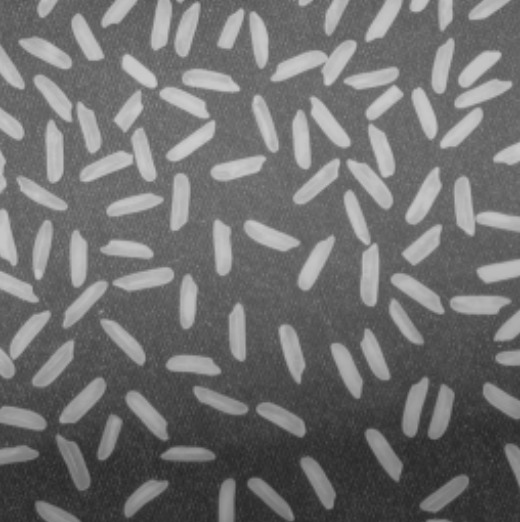
#> input picture backend/src/processImages/rice.jpeg, 520 x 522 px
$ python script2.py
#> lines starting #> are read from the running program, lines starting #| are printed output that depends on the picture; after the words box and inside, x2 and y2 are one past the last pixel; in counts of white or black regions, pixels touching at a corner belong together
import cv2
import numpy as np

# Load the image
img = cv2.imread('./processImages/rice.jpeg')
#> img is the input picture: shape (522, 520, 3); min 39, max 207, mean 111.2

# Convert the image to grayscale
gray = cv2.cvtColor(img, cv2.COLOR_BGR2GRAY)

# Perform thresholding to create a binary image
_, thresh = cv2.threshold(gray, 0, 255, cv2.THRESH_BINARY_INV+cv2.THRESH_OTSU)
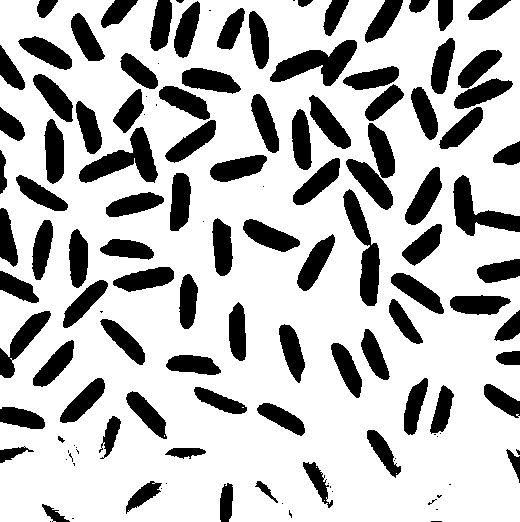
#> thresh: shape (522, 520); 73.9% white; 130 black regions (37 under 20 px), largest, box (x1, y1, x2, y2) and area: (270, 40, 357, 86) 1863, (79, 127, 158, 183) 1849, (343, 189, 380, 306) 1778

# Perform morphological operations to remove noise and fill holes in the image
kernel = np.ones((3,3), np.uint8)
opening = cv2.morphologyEx(thresh, cv2.MORPH_OPEN, kernel, iterations=2)
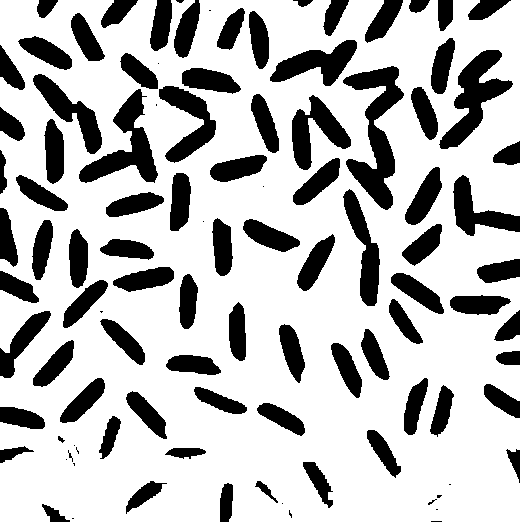
#> opening: shape (522, 520); 73.6% white; 104 black regions (20 under 20 px), largest, box (x1, y1, x2, y2) and area: (343, 66, 404, 210) 3542, (439, 50, 513, 149) 2690, (79, 89, 158, 183) 2628
closing = cv2.morphologyEx(opening, cv2.MORPH_CLOSE, kernel, iterations=3)
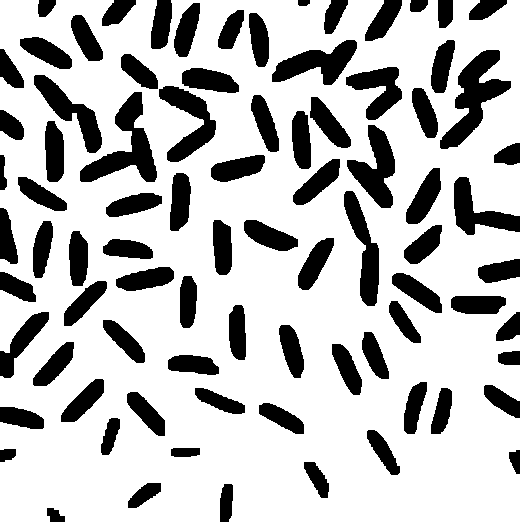
#> closing: shape (522, 520); 74.4% white; 84 black regions

# Find contours in the image
contours, _ = cv2.findContours(closing, cv2.RETR_TREE, cv2.CHAIN_APPROX_SIMPLE)
#> contours = 59 contours; largest, box (x1, y1, x2, y2) and area: (0, 0, 520, 522) 256190, (439, 49, 512, 150) 2816, (79, 91, 158, 183) 2724, (346, 124, 396, 209) 2079, (158, 85, 217, 163) 1976

# Create a mask for the segmented region
mask = np.zeros(img.shape[:2], np.uint8)
for cnt in contours:
    if cv2.contourArea(cnt) > 500:
        cv2.drawContours(mask, [cnt], 0, 255, -1)
#> this loop made 59 passes
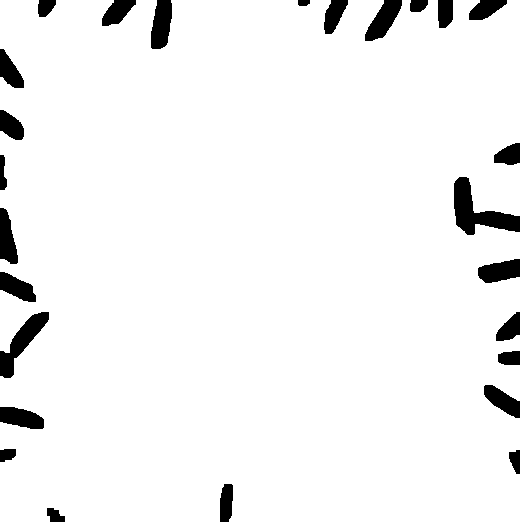
#> mask: shape (522, 520); 95% white; 26 black regions, largest, box (x1, y1, x2, y2) and area: (454, 177, 520, 235) 1646, (0, 312, 49, 378) 1143, (151, 0, 172, 49) 811

# Apply the mask to the original image
result = cv2.bitwise_and(img, img, mask=mask)
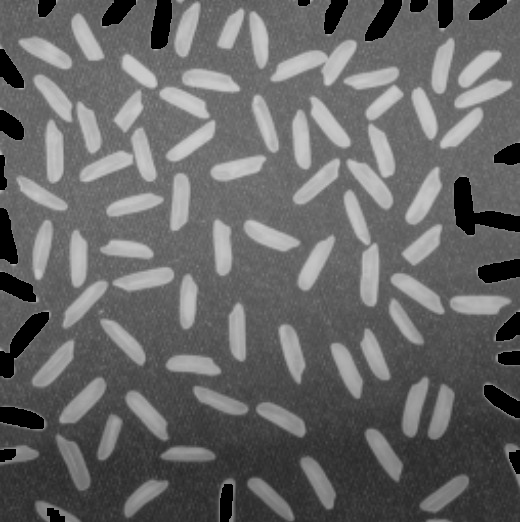
#> result: shape (522, 520, 3); min 0, max 207, mean 102.8

cv2.imwrite('./processImages/segmentedImage.png', result)
